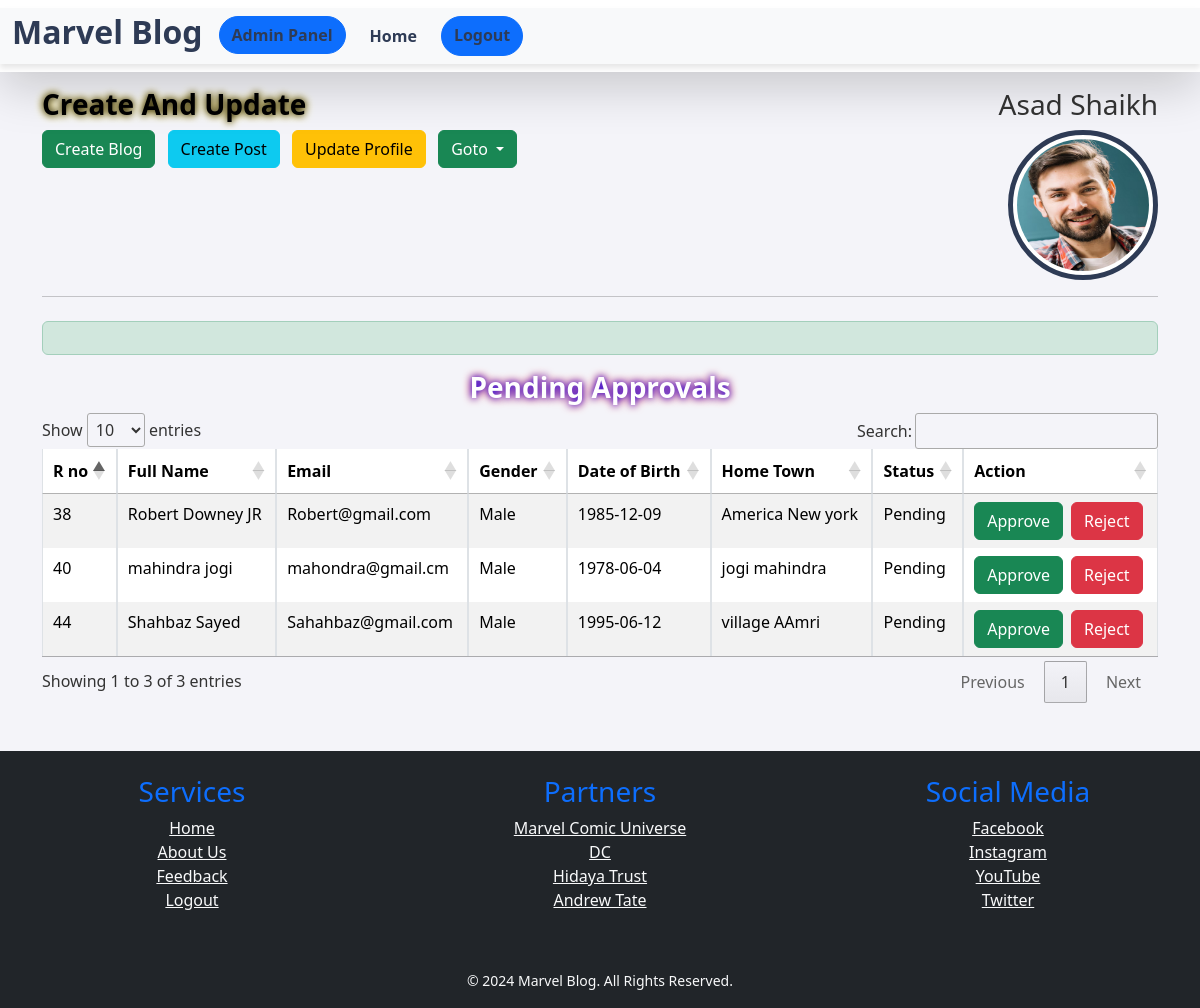
/Admin/approvals.php (signed in), run on the app's committed database.
### tables this page shows
CREATE TABLE `user` (
  `user_id` int(11) NOT NULL AUTO_INCREMENT,
  `role_id` int(11) DEFAULT NULL,
  `first_name` varchar(50) NOT NULL,
  `last_name` varchar(50) NOT NULL,
  `email` varchar(50) DEFAULT NULL,
  `password` text NOT NULL,
  `gender` enum('Male','Female') DEFAULT NULL,
  `date_of_birth` date DEFAULT NULL,
  `user_image` text DEFAULT NULL,
  `address` text DEFAULT NULL,
  `is_approved` enum('Pending','Approved','Rejected') DEFAULT 'Pending',
  `is_active` enum('Active','InActive') DEFAULT NULL,
  `created_at` timestamp NOT NULL DEFAULT current_timestamp() ON UPDATE current_timestamp(),
  `updated_at` timestamp NULL DEFAULT NULL,
  PRIMARY KEY (`user_id`),
  KEY `role_id` (`role_id`),
  CONSTRAINT `user_ibfk_1` FOREIGN KEY (`role_id`) REFERENCES `role` (`role_id`) ON DELETE CASCADE ON UPDATE CASCADE
);

### database_class.php (called while the page is built, shortened)
<?php
	class Database implements DatabaseDriver{
		public $connection;
		public function __construct($hostname,$username,$password,$database){
			$this->hostname = $hostname;
			$this->username = $username;
			$this->password = $password;
			$this->database = $database;
			$this->connection =  mysqli_connect($this->hostname,$this->username,$this->password,$this->database);
		}
		public function execute_query($query){
			$this->query = $query;
			return $this->result = mysqli_query($this->connection,$this->query);
		}
	}

### Admin/approvals.php (the view, shortened to what this page needs)
<?php
include_once('../HF/header.php');
require_once("../database_class.php");
$database = new Database(HOST_NAME, USER_NAME, PASSWORD, DATABASE);
?>
<div class="container mt-4">
    <div class="alert alert-success" role="alert">
    </div>
    <h3 class="text-white text-center" style="font-weight: 600; text-shadow: 0 0 7px #0000FF, 0 0 10px red;">Pending Approvals</h3>
    <table id="myTable" class="table table-striped table-bordered mt-3">
        <thead>
            <tr>
                <th>R no</th>
                <th>Full Name</th>
                <th>Email</th>
                <th>Gender</th>
                <th>Date of Birth</th>
                <th>Home Town</th>
                <th>Status</th>
                <th>Action</th>
            </tr>
        </thead>
        <tbody>
            <?php
                $query = "SELECT * FROM user WHERE is_approved = 'Pending'";
                $result = $database->execute_query($query);
                if ($result->num_rows > 0) {
                    while ($row = mysqli_fetch_assoc($result)) {
            ?>
            <tr>
                <td><?= $row['user_id'] ?></td>
                <td><?= $row['first_name']." ".$row['last_name']?></td>
                <td><?= $row['email'] ?></td>
                <td><?= $row['gender'] ?></td>
                <td><?= $row['date_of_birth'] ?></td>
                <td><?= $row['address'] ?></td>
                <td><?= $row['is_approved'] ?></td>
                <td style="display: flex;">
                    <form action="process.php?action=Approve" method="post" class="me-2">
                        <input class="btn btn-success" type="submit" name="submit" value="Approve">
                    </form>
                    <form action="process.php?action=Approve" method="post">
                        <input class="btn btn-danger" type="submit" name="submit" value="Reject">
                    </form>
                </td>
            </tr>
            <?php
                    }
                }
            ?>
        </tbody>
    </table>
</div>
<?php
include_once('../HF/footer.php');
?>

### css/style.css (style rules this page uses)
body { background-color: #f4f4f9; color: #333; }

### data on the page
user: user_id "38", first_name "Robert", last_name "Downey JR", email "Robert@gmail.com", gender "Male", date_of_birth "1985-12-09", address "America New york", is_approved "Pending"
user: user_id "40", first_name "mahindra", last_name "jogi", email "mahondra@gmail.cm", gender "Male", date_of_birth "1978-06-04", address "jogi mahindra", is_approved "Pending"
user: user_id "44", first_name "Shahbaz", last_name "Sayed", email "Sahahbaz@gmail.com", gender "Male", date_of_birth "1995-06-12", address "village AAmri", is_approved "Pending"

### other printed values
$_SESSION['data']['first_name'] "Asad"
$_SESSION['data']['last_name'] "Shaikh"
